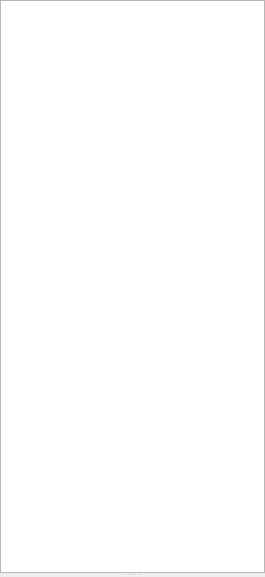
<?xml version="1.0" encoding="UTF-8"?>
<ui version="4.0">
 <class>Mayo::ApplicationView</class>
 <widget class="QWidget" name="Mayo::ApplicationView">
  <property name="geometry">
   <rect>
    <x>0</x>
    <y>0</y>
    <width>265</width>
    <height>577</height>
   </rect>
  </property>
  <property name="windowTitle">
   <string>Form</string>
  </property>
  <layout class="QVBoxLayout" name="verticalLayout_2">
   <property name="leftMargin">
    <number>0</number>
   </property>
   <property name="topMargin">
    <number>0</number>
   </property>
   <property name="rightMargin">
    <number>0</number>
   </property>
   <property name="bottomMargin">
    <number>0</number>
   </property>
   <item>
    <widget class="QSplitter" name="splitter">
     <property name="orientation">
      <enum>Qt::Vertical</enum>
     </property>
     <widget class="QTreeWidget" name="treeWidget_App">
      <property name="selectionMode">
       <enum>QAbstractItemView::ExtendedSelection</enum>
      </property>
      <attribute name="headerVisible">
       <bool>false</bool>
      </attribute>
      <column>
       <property name="text">
        <string notr="true">1</string>
       </property>
      </column>
     </widget>
     <widget class="QStackedWidget" name="stack_DocBrowser">
      <property name="currentIndex">
       <number>0</number>
      </property>
      <widget class="QWidget" name="page_BrowserDetails">
       <layout class="QVBoxLayout" name="verticalLayout">
        <property name="leftMargin">
         <number>0</number>
        </property>
        <property name="topMargin">
         <number>0</number>
        </property>
        <property name="rightMargin">
         <number>0</number>
        </property>
        <property name="bottomMargin">
         <number>0</number>
        </property>
        <item>
         <widget class="QtTreePropertyBrowser" name="propBrowser_DocumentItem" native="true"/>
        </item>
       </layout>
      </widget>
      <widget class="QWidget" name="page_BrowserEmpty"/>
     </widget>
    </widget>
   </item>
  </layout>
 </widget>
 <customwidgets>
  <customwidget>
   <class>QtTreePropertyBrowser</class>
   <extends>QWidget</extends>
   <header location="global">qttreepropertybrowser.h</header>
   <container>1</container>
  </customwidget>
 </customwidgets>
 <resources/>
 <connections/>
</ui>
